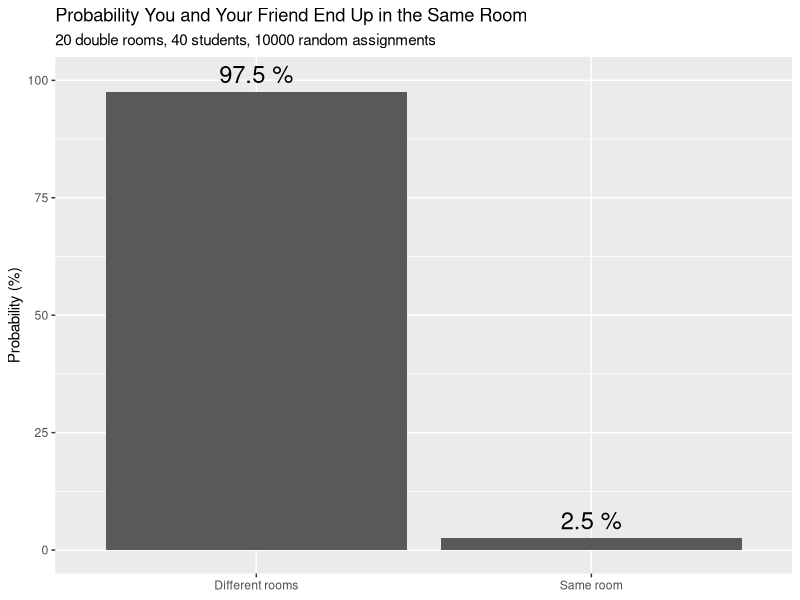

Source code (R):
## ---- chunk 1
#| echo: true
#| message: false
#| warning: false

library(tidyverse)

n_rooms <- 20
room_capacity <- 2
n_students <- 40

you <- 1
friend <- 2

same_room_once <- function() {
  assignments <- sample(rep(1:n_rooms, each = room_capacity))
  assignments[you] == assignments[friend]
}

set.seed(47) # I chose 47 as my seed because of Pomona College
n_sims <- 10000

outcomes <- map_lgl(1:n_sims, ~ same_room_once())
prob_same_room <- mean(outcomes)
prob_same_room
## ---- chunk 2
room_df <- tibble(
  outcome = c("Same room", "Different rooms"),
  prob = c(prob_same_room, 1 - prob_same_room)
)

ggplot(room_df, aes(x = outcome, y = prob * 100)) +
  geom_col() + geom_text(
    aes(label = paste(round(prob * 100, 2), "%")),
    vjust = -0.5,
    size = 6
  ) +
  scale_y_continuous(limits = c(0, 100)) +
  labs(
    title = "Probability You and Your Friend End Up in the Same Room",
    subtitle = "20 double rooms, 40 students, 10000 random assignments",
    x = NULL,
    y = "Probability (%)"
  )
